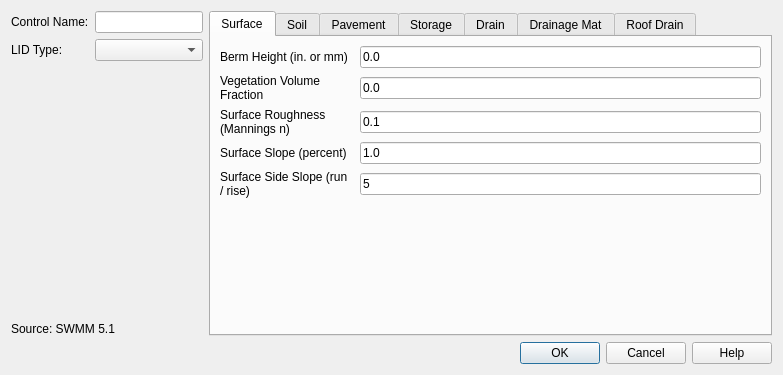
<?xml version="1.0" encoding="UTF-8"?>
<ui version="4.0">
 <class>Dialog</class>
 <widget class="QDialog" name="Dialog">
  <property name="geometry">
   <rect>
    <x>0</x>
    <y>0</y>
    <width>783</width>
    <height>375</height>
   </rect>
  </property>
  <property name="minimumSize">
   <size>
    <width>620</width>
    <height>375</height>
   </size>
  </property>
  <property name="windowTitle">
   <string>LIDS</string>
  </property>
  <layout class="QGridLayout" name="gridLayout_5">
   <item row="0" column="0">
    <layout class="QGridLayout" name="gridLayout_2">
     <item row="0" column="0">
      <layout class="QGridLayout" name="gridLayout_3">
       <property name="sizeConstraint">
        <enum>QLayout::SetDefaultConstraint</enum>
       </property>
       <item row="1" column="0">
        <widget class="QLabel" name="lbl_section_image">
         <property name="sizePolicy">
          <sizepolicy hsizetype="Minimum" vsizetype="Preferred">
           <horstretch>0</horstretch>
           <verstretch>0</verstretch>
          </sizepolicy>
         </property>
         <property name="text">
          <string/>
         </property>
         <property name="scaledContents">
          <bool>true</bool>
         </property>
        </widget>
       </item>
       <item row="2" column="0">
        <widget class="QLabel" name="label_source_img">
         <property name="sizePolicy">
          <sizepolicy hsizetype="Minimum" vsizetype="Fixed">
           <horstretch>0</horstretch>
           <verstretch>0</verstretch>
          </sizepolicy>
         </property>
         <property name="text">
          <string>Source: SWMM 5.1</string>
         </property>
        </widget>
       </item>
       <item row="0" column="0">
        <layout class="QGridLayout" name="gridLayout">
         <property name="sizeConstraint">
          <enum>QLayout::SetMinimumSize</enum>
         </property>
         <property name="bottomMargin">
          <number>0</number>
         </property>
         <item row="0" column="1">
          <widget class="QLineEdit" name="txt_name">
           <property name="sizePolicy">
            <sizepolicy hsizetype="Minimum" vsizetype="Fixed">
             <horstretch>0</horstretch>
             <verstretch>0</verstretch>
            </sizepolicy>
           </property>
          </widget>
         </item>
         <item row="0" column="0">
          <widget class="QLabel" name="lbl_control_name">
           <property name="sizePolicy">
            <sizepolicy hsizetype="Minimum" vsizetype="Fixed">
             <horstretch>0</horstretch>
             <verstretch>0</verstretch>
            </sizepolicy>
           </property>
           <property name="text">
            <string>Control Name:</string>
           </property>
          </widget>
         </item>
         <item row="1" column="0">
          <widget class="QLabel" name="lbl_lid_type">
           <property name="sizePolicy">
            <sizepolicy hsizetype="Minimum" vsizetype="Fixed">
             <horstretch>0</horstretch>
             <verstretch>0</verstretch>
            </sizepolicy>
           </property>
           <property name="text">
            <string>LID Type:</string>
           </property>
          </widget>
         </item>
         <item row="1" column="1">
          <widget class="QComboBox" name="cmb_lidtype">
           <property name="sizePolicy">
            <sizepolicy hsizetype="Minimum" vsizetype="Fixed">
             <horstretch>0</horstretch>
             <verstretch>0</verstretch>
            </sizepolicy>
           </property>
          </widget>
         </item>
        </layout>
       </item>
      </layout>
     </item>
     <item row="0" column="1">
      <layout class="QGridLayout" name="gridLayout_4">
       <property name="sizeConstraint">
        <enum>QLayout::SetDefaultConstraint</enum>
       </property>
       <item row="0" column="0">
        <widget class="QTabWidget" name="tab_lidlayers">
         <property name="enabled">
          <bool>true</bool>
         </property>
         <property name="currentIndex">
          <number>0</number>
         </property>
         <property name="documentMode">
          <bool>false</bool>
         </property>
         <property name="tabsClosable">
          <bool>false</bool>
         </property>
         <property name="movable">
          <bool>false</bool>
         </property>
         <widget class="QWidget" name="surface">
          <attribute name="title">
           <string>Surface</string>
          </attribute>
          <layout class="QGridLayout" name="gridLayout_6">
           <item row="0" column="0">
            <widget class="QLabel" name="lbl_berm_height">
             <property name="text">
              <string>Berm Height (in. or mm)</string>
             </property>
             <property name="wordWrap">
              <bool>true</bool>
             </property>
            </widget>
           </item>
           <item row="0" column="1">
            <widget class="QLineEdit" name="txt_berm_height">
             <property name="text">
              <string>0.0</string>
             </property>
            </widget>
           </item>
           <item row="1" column="0">
            <widget class="QLabel" name="lbl_vegetation_volume">
             <property name="text">
              <string>Vegetation Volume Fraction</string>
             </property>
             <property name="wordWrap">
              <bool>true</bool>
             </property>
            </widget>
           </item>
           <item row="2" column="0">
            <widget class="QLabel" name="lbl_surface_roughness">
             <property name="text">
              <string>Surface Roughness (Mannings n)</string>
             </property>
             <property name="wordWrap">
              <bool>true</bool>
             </property>
            </widget>
           </item>
           <item row="3" column="0">
            <widget class="QLabel" name="lbl_surface_slope">
             <property name="text">
              <string>Surface Slope (percent)</string>
             </property>
             <property name="wordWrap">
              <bool>true</bool>
             </property>
             <property name="margin">
              <number>0</number>
             </property>
            </widget>
           </item>
           <item row="2" column="1">
            <widget class="QLineEdit" name="txt_surface_roughness">
             <property name="text">
              <string>0.1</string>
             </property>
            </widget>
           </item>
           <item row="3" column="1">
            <widget class="QLineEdit" name="txt_surface_slope">
             <property name="text">
              <string>1.0</string>
             </property>
            </widget>
           </item>
           <item row="4" column="1">
            <widget class="QLineEdit" name="txt_surface_side_slope">
             <property name="text">
              <string>5</string>
             </property>
            </widget>
           </item>
           <item row="4" column="0">
            <widget class="QLabel" name="lbl_surface_side_slope">
             <property name="text">
              <string>Surface Side Slope (run / rise)</string>
             </property>
             <property name="wordWrap">
              <bool>true</bool>
             </property>
             <property name="margin">
              <number>0</number>
             </property>
            </widget>
           </item>
           <item row="1" column="1">
            <widget class="QLineEdit" name="txt_vegetation_volume">
             <property name="text">
              <string>0.0</string>
             </property>
            </widget>
           </item>
           <item row="5" column="0">
            <spacer name="verticalSpacer">
             <property name="orientation">
              <enum>Qt::Vertical</enum>
             </property>
             <property name="sizeHint" stdset="0">
              <size>
               <width>20</width>
               <height>40</height>
              </size>
             </property>
            </spacer>
           </item>
          </layout>
         </widget>
         <widget class="QWidget" name="soil">
          <attribute name="title">
           <string>Soil</string>
          </attribute>
          <layout class="QGridLayout" name="gridLayout_7">
           <item row="2" column="1">
            <widget class="QLineEdit" name="txt_field_capacity">
             <property name="text">
              <string>0.2</string>
             </property>
             <property name="placeholderText">
              <string/>
             </property>
            </widget>
           </item>
           <item row="3" column="1">
            <widget class="QLineEdit" name="txt_wilting_point">
             <property name="text">
              <string>0.1</string>
             </property>
             <property name="placeholderText">
              <string/>
             </property>
            </widget>
           </item>
           <item row="1" column="1">
            <widget class="QLineEdit" name="txt_porosity">
             <property name="text">
              <string>0.5</string>
             </property>
             <property name="placeholderText">
              <string/>
             </property>
            </widget>
           </item>
           <item row="1" column="0">
            <widget class="QLabel" name="lbl_porosity">
             <property name="text">
              <string>Porosity    (volume fraction)</string>
             </property>
             <property name="wordWrap">
              <bool>true</bool>
             </property>
            </widget>
           </item>
           <item row="2" column="0">
            <widget class="QLabel" name="lbl_field_capacity">
             <property name="text">
              <string>Field Capacity (volume fraction)</string>
             </property>
             <property name="wordWrap">
              <bool>true</bool>
             </property>
            </widget>
           </item>
           <item row="4" column="1">
            <widget class="QLineEdit" name="txt_conductivity">
             <property name="text">
              <string>0.5</string>
             </property>
             <property name="placeholderText">
              <string/>
             </property>
            </widget>
           </item>
           <item row="3" column="0">
            <widget class="QLabel" name="lbl_wilting_point">
             <property name="text">
              <string>Wilting Point (volume fraction)</string>
             </property>
             <property name="wordWrap">
              <bool>true</bool>
             </property>
             <property name="margin">
              <number>0</number>
             </property>
            </widget>
           </item>
           <item row="0" column="0">
            <widget class="QLabel" name="lbl_thickness">
             <property name="text">
              <string>Thickness (in. or mm)</string>
             </property>
             <property name="wordWrap">
              <bool>true</bool>
             </property>
            </widget>
           </item>
           <item row="0" column="1">
            <widget class="QLineEdit" name="txt_thickness">
             <property name="text">
              <string>0</string>
             </property>
             <property name="placeholderText">
              <string/>
             </property>
            </widget>
           </item>
           <item row="4" column="0">
            <widget class="QLabel" name="lbl_conductivity">
             <property name="text">
              <string>Conductivity    (in/hr or mm/hr)</string>
             </property>
             <property name="wordWrap">
              <bool>true</bool>
             </property>
            </widget>
           </item>
           <item row="5" column="0">
            <widget class="QLabel" name="lbl_conducticity_slope">
             <property name="text">
              <string>Conductivity Slope</string>
             </property>
             <property name="wordWrap">
              <bool>true</bool>
             </property>
            </widget>
           </item>
           <item row="5" column="1">
            <widget class="QLineEdit" name="txt_conducticity_slope">
             <property name="text">
              <string>10.0</string>
             </property>
             <property name="placeholderText">
              <string/>
             </property>
            </widget>
           </item>
           <item row="6" column="1">
            <widget class="QLineEdit" name="txt_suction_head">
             <property name="text">
              <string>3.5</string>
             </property>
             <property name="placeholderText">
              <string/>
             </property>
            </widget>
           </item>
           <item row="6" column="0">
            <widget class="QLabel" name="lbl_suction_head">
             <property name="text">
              <string>Suction Head (in. or mm)</string>
             </property>
             <property name="wordWrap">
              <bool>true</bool>
             </property>
            </widget>
           </item>
           <item row="7" column="0">
            <spacer name="verticalSpacer_2">
             <property name="orientation">
              <enum>Qt::Vertical</enum>
             </property>
             <property name="sizeHint" stdset="0">
              <size>
               <width>20</width>
               <height>40</height>
              </size>
             </property>
            </spacer>
           </item>
          </layout>
         </widget>
         <widget class="QWidget" name="pavement">
          <attribute name="title">
           <string>Pavement</string>
          </attribute>
          <layout class="QGridLayout" name="gridLayout_8">
           <item row="0" column="1">
            <widget class="QLineEdit" name="txt_thinkness_pavement">
             <property name="text">
              <string>0</string>
             </property>
            </widget>
           </item>
           <item row="0" column="0">
            <widget class="QLabel" name="lbl_thinkness_pavement">
             <property name="text">
              <string>Thickness (in. or mm)</string>
             </property>
             <property name="wordWrap">
              <bool>true</bool>
             </property>
            </widget>
           </item>
           <item row="1" column="1">
            <widget class="QLineEdit" name="txt_void_ratio_pavement">
             <property name="text">
              <string>0.15</string>
             </property>
            </widget>
           </item>
           <item row="1" column="0">
            <widget class="QLabel" name="lbl_void_ratio_pavement">
             <property name="text">
              <string>Void Ratio (Void / Solids)</string>
             </property>
             <property name="wordWrap">
              <bool>true</bool>
             </property>
            </widget>
           </item>
           <item row="2" column="0">
            <widget class="QLabel" name="lbl_imprevious_surface">
             <property name="text">
              <string>Imprevious Surface Fraction</string>
             </property>
             <property name="wordWrap">
              <bool>true</bool>
             </property>
            </widget>
           </item>
           <item row="6" column="1">
            <widget class="QLineEdit" name="txt_regeneration_fraction">
             <property name="text">
              <string>0</string>
             </property>
            </widget>
           </item>
           <item row="3" column="0">
            <widget class="QLabel" name="lbl__permeability">
             <property name="text">
              <string>Permeability    (in/hr or mm/hr)</string>
             </property>
             <property name="wordWrap">
              <bool>true</bool>
             </property>
             <property name="margin">
              <number>0</number>
             </property>
            </widget>
           </item>
           <item row="5" column="0">
            <widget class="QLabel" name="lbl_regeneration_interval">
             <property name="text">
              <string>Regeneration Interval (days)</string>
             </property>
             <property name="wordWrap">
              <bool>true</bool>
             </property>
            </widget>
           </item>
           <item row="3" column="1">
            <widget class="QLineEdit" name="txt_permeability">
             <property name="text">
              <string>100</string>
             </property>
            </widget>
           </item>
           <item row="4" column="1">
            <widget class="QLineEdit" name="txt_clogging_factor_pavement">
             <property name="text">
              <string>0</string>
             </property>
            </widget>
           </item>
           <item row="6" column="0">
            <widget class="QLabel" name="lbl_regeneration_fraction">
             <property name="text">
              <string>Regeneration Fraction</string>
             </property>
             <property name="wordWrap">
              <bool>true</bool>
             </property>
            </widget>
           </item>
           <item row="2" column="1">
            <widget class="QLineEdit" name="txt_imprevious_surface">
             <property name="text">
              <string>0</string>
             </property>
            </widget>
           </item>
           <item row="4" column="0">
            <widget class="QLabel" name="lbl_clogging_factor_pavement">
             <property name="text">
              <string>Clogging Factor</string>
             </property>
             <property name="wordWrap">
              <bool>true</bool>
             </property>
            </widget>
           </item>
           <item row="5" column="1">
            <widget class="QLineEdit" name="txt_regeneration_interval">
             <property name="text">
              <string>0</string>
             </property>
            </widget>
           </item>
           <item row="7" column="0">
            <spacer name="verticalSpacer_3">
             <property name="orientation">
              <enum>Qt::Vertical</enum>
             </property>
             <property name="sizeHint" stdset="0">
              <size>
               <width>20</width>
               <height>40</height>
              </size>
             </property>
            </spacer>
           </item>
          </layout>
         </widget>
         <widget class="QWidget" name="storage">
          <attribute name="title">
           <string>Storage</string>
          </attribute>
          <layout class="QGridLayout" name="gridLayout_9">
           <item row="2" column="1">
            <widget class="QLineEdit" name="txt_seepage_rate">
             <property name="text">
              <string>0.5</string>
             </property>
            </widget>
           </item>
           <item row="3" column="1">
            <widget class="QLineEdit" name="txt_clogging_factor_storage">
             <property name="text">
              <string>0</string>
             </property>
            </widget>
           </item>
           <item row="1" column="0">
            <widget class="QLabel" name="lbl_void_ratio_storage">
             <property name="text">
              <string>Void Ratio (Voids / Solids)</string>
             </property>
             <property name="wordWrap">
              <bool>true</bool>
             </property>
            </widget>
           </item>
           <item row="0" column="1">
            <widget class="QLineEdit" name="txt_thickness_storage">
             <property name="text">
              <string>0</string>
             </property>
            </widget>
           </item>
           <item row="1" column="1">
            <widget class="QLineEdit" name="txt_void_ratio_storage">
             <property name="text">
              <string>0.75</string>
             </property>
            </widget>
           </item>
           <item row="0" column="0">
            <widget class="QLabel" name="lbl_thickness_storage">
             <property name="text">
              <string>Thickness (in. or mm)</string>
             </property>
             <property name="wordWrap">
              <bool>true</bool>
             </property>
            </widget>
           </item>
           <item row="2" column="0">
            <widget class="QLabel" name="lbl_seepage_rate">
             <property name="text">
              <string>Seepage Rate (in/hr or mm/hr)</string>
             </property>
             <property name="wordWrap">
              <bool>true</bool>
             </property>
            </widget>
           </item>
           <item row="3" column="0">
            <widget class="QLabel" name="lbl_clogging_factor_storage">
             <property name="text">
              <string>Clogging Factor</string>
             </property>
             <property name="wordWrap">
              <bool>true</bool>
             </property>
             <property name="margin">
              <number>0</number>
             </property>
            </widget>
           </item>
           <item row="4" column="0">
            <spacer name="verticalSpacer_4">
             <property name="orientation">
              <enum>Qt::Vertical</enum>
             </property>
             <property name="sizeHint" stdset="0">
              <size>
               <width>20</width>
               <height>40</height>
              </size>
             </property>
            </spacer>
           </item>
          </layout>
         </widget>
         <widget class="QWidget" name="drain">
          <attribute name="title">
           <string>Drain</string>
          </attribute>
          <layout class="QGridLayout" name="gridLayout_10">
           <item row="8" column="0" colspan="3">
            <widget class="QLabel" name="lbl_flow_description">
             <property name="text">
              <string>*Flow is in in/hr or mm/hr; use 0 if there is no drain.</string>
             </property>
             <property name="wordWrap">
              <bool>true</bool>
             </property>
            </widget>
           </item>
           <item row="2" column="0">
            <widget class="QLabel" name="lbl_offset">
             <property name="text">
              <string>Offset (in or mm)</string>
             </property>
             <property name="wordWrap">
              <bool>true</bool>
             </property>
            </widget>
           </item>
           <item row="0" column="0">
            <widget class="QLabel" name="lbl__flow_coefficient">
             <property name="text">
              <string>Flow Coefficient*</string>
             </property>
             <property name="wordWrap">
              <bool>true</bool>
             </property>
            </widget>
           </item>
           <item row="2" column="2">
            <widget class="QLineEdit" name="txt_offset">
             <property name="text">
              <string>6</string>
             </property>
            </widget>
           </item>
           <item row="1" column="0">
            <widget class="QLabel" name="lbl_flow_exponent">
             <property name="text">
              <string>Flow Exponent</string>
             </property>
             <property name="wordWrap">
              <bool>true</bool>
             </property>
            </widget>
           </item>
           <item row="0" column="2">
            <widget class="QLineEdit" name="txt_flow_coefficient">
             <property name="text">
              <string>0</string>
             </property>
            </widget>
           </item>
           <item row="1" column="2">
            <widget class="QLineEdit" name="txt_flow_exponent">
             <property name="text">
              <string>0.5</string>
             </property>
            </widget>
           </item>
           <item row="5" column="2">
            <widget class="QLineEdit" name="txt_closed_level">
             <property name="text">
              <string>0</string>
             </property>
            </widget>
           </item>
           <item row="6" column="1" colspan="2">
            <widget class="QComboBox" name="cmb_control_curve">
             <property name="editable">
              <bool>false</bool>
             </property>
            </widget>
           </item>
           <item row="4" column="0" colspan="2">
            <widget class="QLabel" name="lbl_open_level">
             <property name="text">
              <string>Open Level (in or mm)</string>
             </property>
             <property name="wordWrap">
              <bool>true</bool>
             </property>
            </widget>
           </item>
           <item row="6" column="0">
            <widget class="QLabel" name="lbl_control_curve">
             <property name="text">
              <string>Control Curve</string>
             </property>
             <property name="wordWrap">
              <bool>true</bool>
             </property>
            </widget>
           </item>
           <item row="3" column="2">
            <widget class="QLineEdit" name="txt_drain_delay">
             <property name="text">
              <string>6</string>
             </property>
            </widget>
           </item>
           <item row="4" column="2">
            <widget class="QLineEdit" name="txt_open_level">
             <property name="text">
              <string>0</string>
             </property>
            </widget>
           </item>
           <item row="5" column="0" colspan="2">
            <widget class="QLabel" name="lbl_closed_level">
             <property name="text">
              <string>Closed Level (in or mm)</string>
             </property>
             <property name="wordWrap">
              <bool>true</bool>
             </property>
            </widget>
           </item>
           <item row="3" column="0">
            <widget class="QLabel" name="lbl_drain_delay">
             <property name="text">
              <string>Drain Delay (hrs)</string>
             </property>
             <property name="wordWrap">
              <bool>true</bool>
             </property>
             <property name="margin">
              <number>0</number>
             </property>
            </widget>
           </item>
           <item row="7" column="0">
            <spacer name="verticalSpacer_5">
             <property name="orientation">
              <enum>Qt::Vertical</enum>
             </property>
             <property name="sizeHint" stdset="0">
              <size>
               <width>20</width>
               <height>40</height>
              </size>
             </property>
            </spacer>
           </item>
          </layout>
         </widget>
         <widget class="QWidget" name="drainmat">
          <attribute name="title">
           <string>Drainage Mat</string>
          </attribute>
          <layout class="QGridLayout" name="gridLayout_11">
           <item row="1" column="1">
            <widget class="QLineEdit" name="txt_void_fraction">
             <property name="text">
              <string>0.5</string>
             </property>
            </widget>
           </item>
           <item row="2" column="1">
            <widget class="QLineEdit" name="txt_roughness">
             <property name="text">
              <string>0.1</string>
             </property>
            </widget>
           </item>
           <item row="0" column="1">
            <widget class="QLineEdit" name="txt_thickness_drainage">
             <property name="text">
              <string>3</string>
             </property>
            </widget>
           </item>
           <item row="1" column="0">
            <widget class="QLabel" name="lbl_void_fraction">
             <property name="text">
              <string>Void Fraction</string>
             </property>
             <property name="wordWrap">
              <bool>true</bool>
             </property>
            </widget>
           </item>
           <item row="2" column="0">
            <widget class="QLabel" name="lbl_roughness">
             <property name="text">
              <string>Roughness (Mannings n)</string>
             </property>
             <property name="wordWrap">
              <bool>true</bool>
             </property>
            </widget>
           </item>
           <item row="0" column="0">
            <widget class="QLabel" name="lbl_thickness_drainage">
             <property name="text">
              <string>Thickness (in. or mm)</string>
             </property>
             <property name="wordWrap">
              <bool>true</bool>
             </property>
            </widget>
           </item>
           <item row="3" column="0">
            <spacer name="verticalSpacer_6">
             <property name="orientation">
              <enum>Qt::Vertical</enum>
             </property>
             <property name="sizeHint" stdset="0">
              <size>
               <width>20</width>
               <height>40</height>
              </size>
             </property>
            </spacer>
           </item>
          </layout>
         </widget>
         <widget class="QWidget" name="rooftop">
          <attribute name="title">
           <string>Roof Drain</string>
          </attribute>
          <layout class="QGridLayout" name="gridLayout_12">
           <item row="0" column="1">
            <widget class="QLineEdit" name="txt_flow_capacity">
             <property name="text">
              <string>0</string>
             </property>
            </widget>
           </item>
           <item row="0" column="0">
            <widget class="QLabel" name="lbl_flow_capacity">
             <property name="text">
              <string>Flow Capacity (in/hr or mm/hr)</string>
             </property>
             <property name="wordWrap">
              <bool>true</bool>
             </property>
             <property name="margin">
              <number>0</number>
             </property>
            </widget>
           </item>
           <item row="1" column="0">
            <spacer name="verticalSpacer_7">
             <property name="orientation">
              <enum>Qt::Vertical</enum>
             </property>
             <property name="sizeHint" stdset="0">
              <size>
               <width>20</width>
               <height>40</height>
              </size>
             </property>
            </spacer>
           </item>
          </layout>
         </widget>
        </widget>
       </item>
      </layout>
     </item>
    </layout>
   </item>
   <item row="1" column="0">
    <layout class="QHBoxLayout" name="horizontalLayout">
     <item>
      <spacer name="horizontalSpacer_2">
       <property name="orientation">
        <enum>Qt::Horizontal</enum>
       </property>
       <property name="sizeHint" stdset="0">
        <size>
         <width>40</width>
         <height>20</height>
        </size>
       </property>
      </spacer>
     </item>
     <item>
      <widget class="QPushButton" name="btn_ok">
       <property name="text">
        <string>OK</string>
       </property>
      </widget>
     </item>
     <item>
      <widget class="QPushButton" name="btn_cancel">
       <property name="text">
        <string>Cancel</string>
       </property>
      </widget>
     </item>
     <item>
      <widget class="QPushButton" name="btn_help">
       <property name="text">
        <string>Help</string>
       </property>
      </widget>
     </item>
    </layout>
   </item>
  </layout>
 </widget>
 <resources/>
 <connections/>
</ui>
